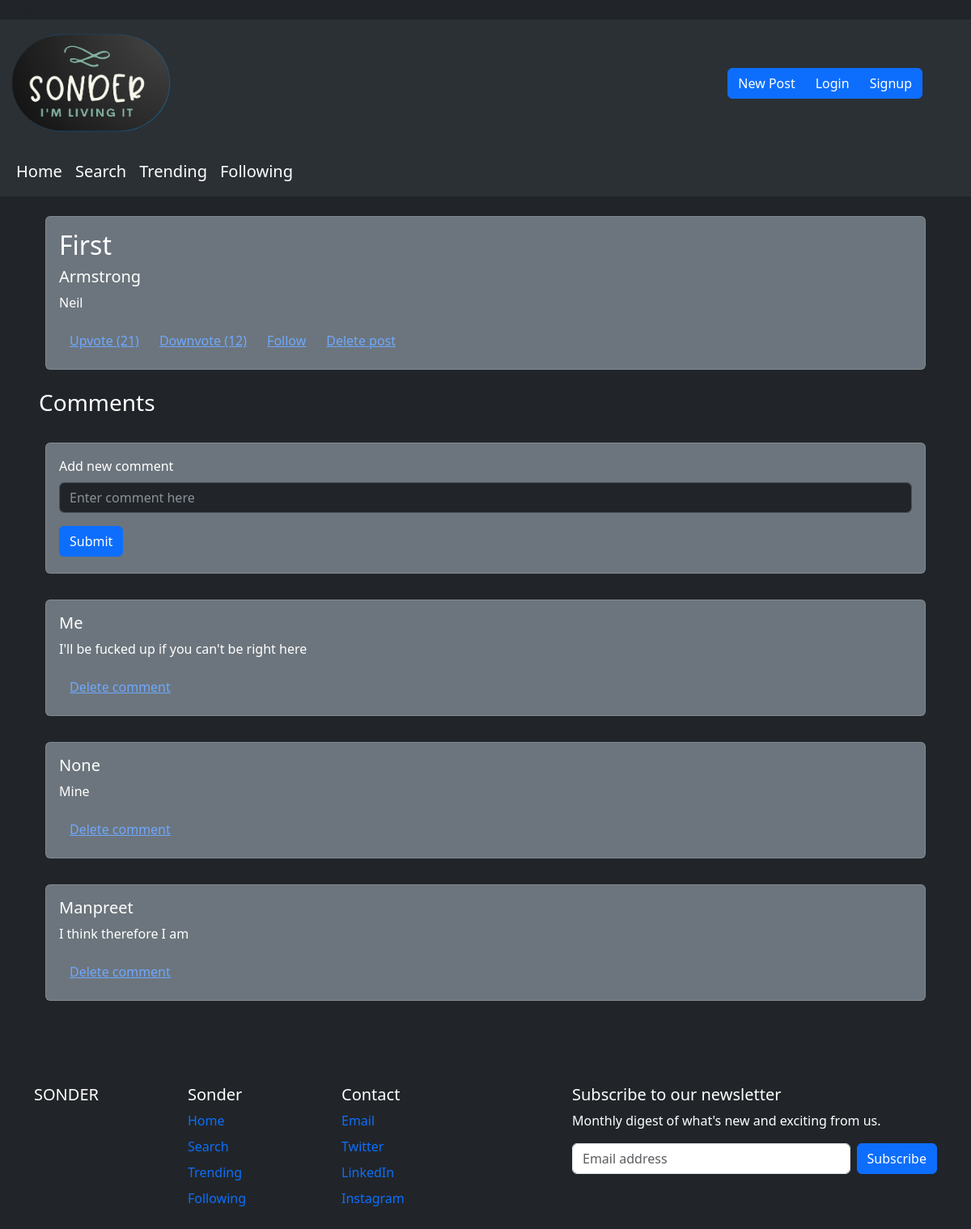
The page /1 on the database its author committed.
### tables this page shows
CREATE TABLE posts (
    id INTEGER PRIMARY KEY AUTOINCREMENT,
    created TIMESTAMP NOT NULL DEFAULT CURRENT_TIMESTAMP,
    title TEXT NOT NULL,
    content TEXT NOT NULL,
    author TEXT NOT NULL
);

CREATE TABLE comments (
    comment_id INTEGER PRIMARY KEY AUTOINCREMENT,
    created TIMESTAMP NOT NULL DEFAULT CURRENT_TIMESTAMP,
    post_id INTEGER NOT NULL,
    content TEXT NOT NULL,
    author
);

### app.py (the view)
@app.route('/<string:username>')
def byauthor(username):
    conn = get_db_connection()
    blogs = conn.execute('SELECT * FROM posts WHERE author = ?', (username,)).fetchall()
    return render_template('byauthor.html', username=username, blogs=blogs)

### app.py (called while the page is built, shortened)
def get_db_connection():
    conn = sqlite3.connect('database.db')
    conn.row_factory = sqlite3.Row
    return conn

def getPost(postId):
    conn = get_db_connection()
    post = conn.execute('SELECT * FROM posts WHERE id = ?', (postId,)).fetchone()
    conn.close()
    if post is None:
        abort(404)
    return post

def getComments(postId):
    conn = get_db_connection()
    comments = conn.execute('SELECT * FROM comments WHERE post_id = ?', (postId,)).fetchall()
    conn.close()
    if comments is None:
        return {}
    return comments

@app.route('/<int:postId>', methods=('GET', 'POST'))
def viewPost(postId):
    post = getPost(postId)
    comments = getComments(postId)
    return render_template('blogpost.html', posts=post, comments=comments)

### templates/blogpost.html (shortened to what this page needs)
{% extends 'base.html' %}
{% block body %}
      <div class="d-grid gap-3">
        <div class="p-2 bg-dark text-white mx-5 mt-3" data-bs-theme="dark">
            <div class="card bg-secondary text-white" data-bs-theme = "dark">
                <div class="card-body">
                  <h2 class="card-title">{{posts.title}}</h2>
                  <h5> {{posts.author}} </h5>
                  <p class="card-text">{{posts.content}}</p>
                  <div class="btn-group" role="group" aria-label="Basic outlined example">
                    <button type="button" class="btn btn-link">Upvote (21)</button>
                    <button type="button" class="btn btn-link">Downvote (12)</button>
                    <button type="button" class="btn btn-link">Follow</button>
                    <button type="button" class="btn btn-link">Delete post</button>
                  </div>
                </div>
              </div>
        </div>
        <div><h3 class = "text-white mx-5">Comments</h3></div>
        <div class="p-2 bg-dark text-white mx-5" data-bs-theme="dark">
          <div class="card bg-secondary text-white" data-bs-theme = "dark">
          <div class="card-body">
        {%if session['username']%}
        <form method="post">
        <div class="mb-3">
          <label for="exampleInputComment1" class="form-label text-white">Add new comment</label>
          <input type="text" class="form-control" id="exampleInputComment1" placeholder="Enter comment here" name="content"></input>
        </div>
        <button type="submit" class="btn btn-primary mb-1">Submit</button>
        </form>
        {%else%}
        <div class="mb-3">
          <label for="exampleInputComment1" class="form-label text-white">Add new comment</label>
          <input type="text" class="form-control" id="exampleInputComment1" placeholder="Enter comment here" name="content"></input>
        </div>
        <button onclick="location.href='/login'" type="submit" class="btn btn-primary mb-1">Submit</button>
        {%endif%}
    </div>
  </div>
</div>
        {%for comment in comments%}
        <div class="p-2 bg-dark text-white mx-5" data-bs-theme="dark">
            <div class="card bg-secondary text-white" data-bs-theme = "dark">
                <div class="card-body">
                  <h5> {{comment.author}}  </h5>
                  <p class="card-text">{{comment.content}}</p>
                  <div class="btn-group" role="group" aria-label="Basic outlined example">
                    <button type="button" class="btn btn-link">Delete comment</button>
                  </div>
                </div>
              </div>
        </div>
        {% endfor %}
      </div>
{% endblock %}

### rows shown on the page
posts: title "First", author "Armstrong", content "Neil"
comments: author "Me", content "I'll be fucked up if you can't be right here"
comments: author "None", content "Mine"
comments: author "Manpreet", content "I think therefore I am"
